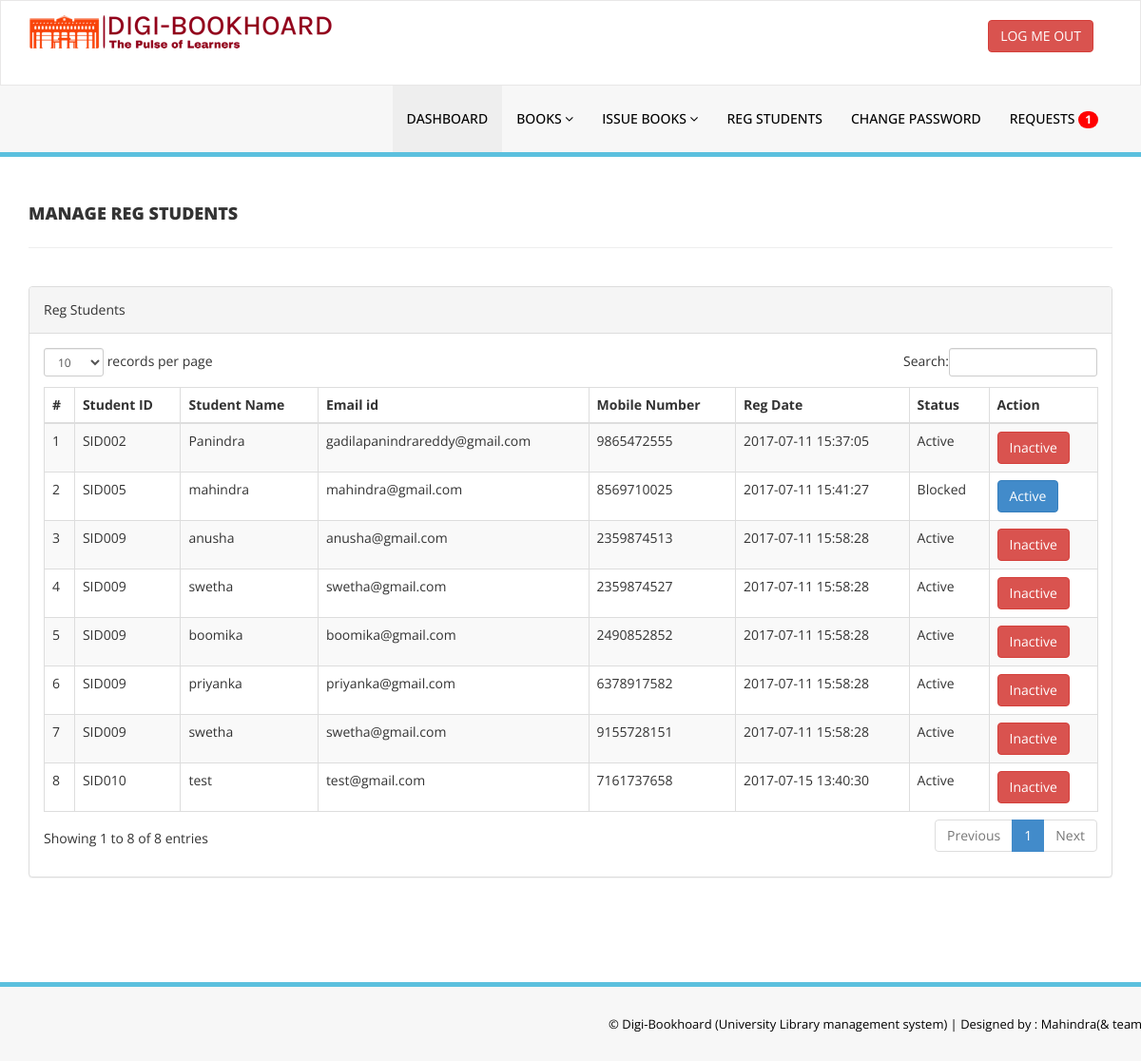
/admin/reg-students.php (signed in), run on the app's committed database.
### tables this page shows
CREATE TABLE `tblstudents` (
  `id` int(11) NOT NULL,
  `StudentId` varchar(100) DEFAULT NULL,
  `FullName` varchar(120) DEFAULT NULL,
  `EmailId` varchar(120) DEFAULT NULL,
  `MobileNumber` char(11) DEFAULT NULL,
  `Password` varchar(120) DEFAULT NULL,
  `Status` int(1) DEFAULT NULL,
  `RegDate` timestamp NULL DEFAULT CURRENT_TIMESTAMP,
  `UpdationDate` timestamp NULL DEFAULT NULL ON UPDATE CURRENT_TIMESTAMP
);

### admin/reg-students.php (the view, shortened to what this page needs)
<?php
include('../includes/config.php');
if (strlen($_SESSION['alogin']) == 0) {
    header('location:../adminlogin.php');
} else {
?>
    <!DOCTYPE html>
    <html xmlns="http://www.w3.org/1999/xhtml">
    <head>
        <link href="../assets/css/bootstrap.css" rel="stylesheet" />
        <link href="../assets/css/font-awesome.css" rel="stylesheet" />
        <link href="../assets/css/style.css" rel="stylesheet" />
        <link href="../assets/js/dataTables/dataTables.bootstrap.css" rel="stylesheet" />
    </head>
    <body>
        <?php include('../includes/header.php'); ?>
        <div class="content-wrapper">
            <div class="container">
                <div class="row pad-botm">
                    <div class="col-md-12">
                        <h4 class="header-line">Manage Reg Students</h4>
                    </div>
                </div>
                <div class="row">
                    <div class="col-md-12">
                        <div class="panel panel-default">
                            <div class="panel-heading">
                                Reg Students
                            </div>
                            <div class="panel-body">
                                <div class="table-responsive">
                                    <table class="table table-striped table-bordered table-hover" id="dataTables-example">
                                        <thead>
                                            <tr>
                                                <th>#</th>
                                                <th>Student ID</th>
                                                <th>Student Name</th>
                                                <th>Email id </th>
                                                <th>Mobile Number</th>
                                                <th>Reg Date</th>
                                                <th>Status</th>
                                                <th>Action</th>
                                            </tr>
                                        </thead>
                                        <tbody>
                                            <?php $sql = "SELECT * from tblstudents";
                                            $query = $pdo->prepare($sql);
                                            $query->execute();
                                            $results = $query->fetchAll(PDO::FETCH_OBJ);
                                            $cnt = 1;
                                            if ($query->rowCount() > 0) {
                                                foreach ($results as $result) {               ?>
                                                    <tr class="odd gradeX">
                                                        <td class="center"><?php echo htmlentities($cnt); ?></td>
                                                        <td class="center"><?php echo htmlentities($result->StudentId); ?></td>
                                                        <td class="center"><?php echo htmlentities($result->FullName); ?></td>
                                                        <td class="center"><?php echo htmlentities($result->EmailId); ?></td>
                                                        <td class="center"><?php echo htmlentities($result->MobileNumber); ?></td>
                                                        <td class="center"><?php echo htmlentities($result->RegDate); ?></td>
                                                        <td class="center"><?php if ($result->Status == 1) {
                                                                                echo htmlentities("Active");
                                                                            } else {
                                                                                echo htmlentities("Blocked");
                                                                            }
                                                                            ?></td>
                                                        <td class="center">
                                                            <?php if ($result->Status == 1) { ?>
                                                                <a href="reg-students.php?inid=<?php echo htmlentities($result->id); ?>" onclick="return confirm('Are you sure you want to block this student?');"" >  <button class=" btn btn-danger"> Inactive</button>
                                                                <?php } else { ?>
                                                                    <a href="reg-students.php?id=<?php echo htmlentities($result->id); ?>" onclick="return confirm('Are you sure you want to active this student?');""><button class=" btn btn-primary"> Active</button>
                                                                    <?php } ?>
                                                        </td>
                                                    </tr>
                                            <?php $cnt = $cnt + 1;
                                                }
                                            } ?>
                                        </tbody>
                                    </table>
                                </div>
                            </div>
                        </div>
                    </div>
                </div>
            </div>
        </div>
        <?php include('../includes/footer.php'); ?>
    </body>
    </html>
<?php } ?>

### assets/css/style.css (style rules this page uses)
.content-wrapper { margin-top: 40px; min-height:800px; padding-bottom:90px; }
.header-line { font-weight:900; padding-bottom:25px; border-bottom:1px solid #eeeeee; text-transform:uppercase; }
.pad-botm { padding-bottom:30px; }

### data on the page
tblstudents: StudentId "SID002", FullName "Panindra", EmailId "gadilapanindrareddy@gmail.com", MobileNumber "9865472555", RegDate "2017-07-11 15:37:05"
tblstudents: StudentId "SID005", FullName "mahindra", EmailId "mahindra@gmail.com", MobileNumber "8569710025", RegDate "2017-07-11 15:41:27"
tblstudents: StudentId "SID009", FullName "anusha", EmailId "anusha@gmail.com", MobileNumber "2359874513", RegDate "2017-07-11 15:58:28"
tblstudents: StudentId "SID009", FullName "swetha", EmailId "swetha@gmail.com", MobileNumber "2359874527", RegDate "2017-07-11 15:58:28"
tblstudents: StudentId "SID009", FullName "boomika", EmailId "boomika@gmail.com", MobileNumber "2490852852", RegDate "2017-07-11 15:58:28"
tblstudents: StudentId "SID009", FullName "priyanka", EmailId "priyanka@gmail.com", MobileNumber "6378917582", RegDate "2017-07-11 15:58:28"
tblstudents: StudentId "SID009", FullName "swetha", EmailId "swetha@gmail.com", MobileNumber "9155728151", RegDate "2017-07-11 15:58:28"
tblstudents: StudentId "SID010", FullName "test", EmailId "test@gmail.com", MobileNumber "7161737658", RegDate "2017-07-15 13:40:30"

### other printed values
$count "1"
